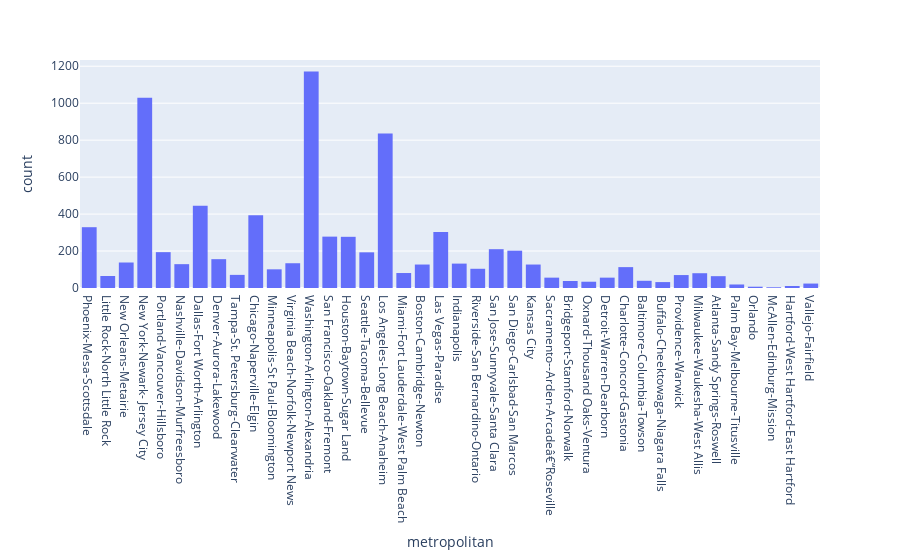

This figure's notebook cell:
### Markdown cell above
### Plotting hist for more insights

### Code cell
fig_numerical, axes_numerical = plt.subplots(1,2, figsize=(20,10))
axes_numerical[0].hist(raw_df['hours_a_week'])
axes_numerical[0].set_title('Hours a week Hist')
axes_numerical[1].hist(raw_df['age'])
axes_numerical[1].set_title('Age  Hist')
plt.show()

sns.set_theme(style='darkgrid')
fig_industry, ax_industry = plt.subplots(figsize=(20,10)) #only 1 ax inside this fig
ax_industry.tick_params(axis='x', labelrotation=90)
sns.histplot(raw_df['industry'], color='red',ax=ax_industry)
sns.histplot(raw_df['occupation'], color='blue',ax=ax_industry)

fig_occupation, ax_occupation = plt.subplots(figsize=(20,10)) #only 1 ax inside this fig
ax_occupation.tick_params(axis='x', labelrotation=90)
sns.histplot(raw_df['occupation'], color='blue',ax=ax_occupation)

fig_marital, ax_marital = plt.subplots(figsize=(20,10)) #only 1 ax inside this fig
sns.histplot(raw_df['marital_status'], color='purple',ax=ax_marital)

fig_education, ax_education = plt.subplots(figsize=(20,10)) #only 1 ax inside this fig
sns.histplot(raw_df['education'], color='black',ax=ax_education)
ax_education.tick_params(axis='x', labelrotation=90, labelcolor='gray')

fig_race, ax_race = plt.subplots(figsize=(20,10)) #only 1 ax inside this fig
sns.histplot(raw_df['race'], color='green',ax=ax_race, )
ax_race.tick_params(axis='x', labelrotation=90, labelcolor='red')

px.histogram(raw_df,'metropolitan')

### Figure 1 — Plotly figure (JSON) as saved in the notebook; plotly's stock layout.template omitted (floating-point values rounded to 4 significant figures; data arrays with more than 128 entries replaced by an {"elided": "..."} marker saying what was removed)
{"data": [{"alignmentgroup": "True", "bingroup": "x", "hovertemplate": "metropolitan=%{x}<br>count=%{y}<extra></extra>", "legendgroup": "", "marker": {"color": "#636efa", "pattern": {"shape": ""}}, "name": "", "offsetgroup": "", "orientation": "v", "showlegend": false, "type": "histogram", "x": {"elided": "7873 str values"}, "xaxis": "x", "yaxis": "y"}], "layout": {"barmode": "relative", "legend": {"tracegroupgap": 0}, "margin": {"t": 60}, "xaxis": {"anchor": "y", "domain": [0, 1], "title": {"text": "metropolitan"}}, "yaxis": {"anchor": "x", "domain": [0, 1], "title": {"text": "count"}}}}
